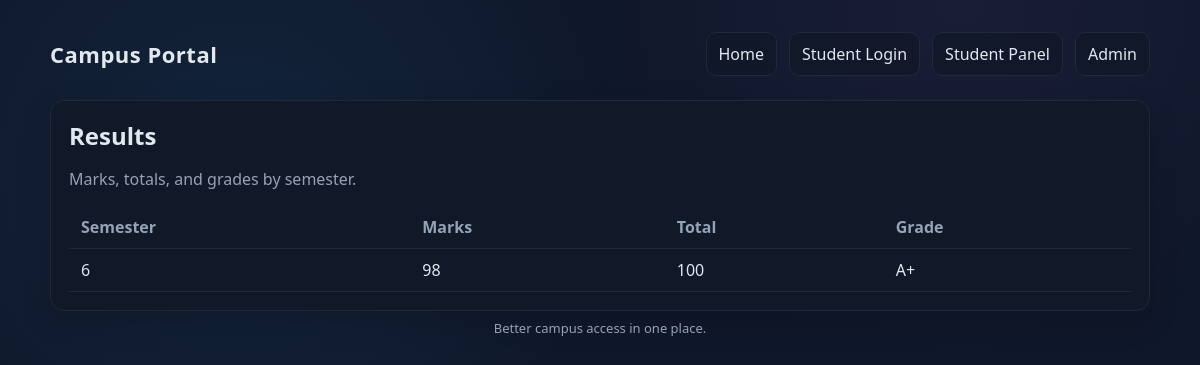
The app's page /student/results/ (signed in) with its own data.
### myapp/models.py (models this page shows)
class Result(models.Model):
    semester = models.IntegerField()
    marks = models.IntegerField()
    total_marks = models.IntegerField()
    student = models.ForeignKey(Student, on_delete=models.CASCADE)
    def percentage(self):
        return (self.marks / self.total_marks) * 100
    def grade(self):
        p = self.percentage()
        if p >= 90: return "A+"
        if p >= 80: return "A"
        if p >= 70: return "B"
        if p >= 60: return "C"
        return "D"

### myapp/views.py (the view)
# urls.py: path('student/results/',student_result,name='student_result'),
def student_result(request):
    if 'student_id' not in request.session:
        return redirect('student_login')
    student = Student.objects.get(id=request.session['student_id'])
    results = Result.objects.filter(student=student)
    return render(request, 'student_result.html', {'results': results})

### myapp/templates/student_result.html
{% extends "base.html" %}
{% block content %}
<div class="card">
    <h2>Results</h2>
    <p class="muted">Marks, totals, and grades by semester.</p>
    {% if results %}
        <table class="table">
            <thead>
                <tr>
                    <th>Semester</th>
                    <th>Marks</th>
                    <th>Total</th>
                    <th>Grade</th>
                </tr>
            </thead>
            <tbody>
                {% for r in results %}
                <tr>
                    <td>{{ r.semester }}</td>
                    <td>{{ r.marks }}</td>
                    <td>{{ r.total_marks }}</td>
                    <td>{{ r.grade }}</td>
                </tr>
                {% endfor %}
            </tbody>
        </table>
    {% else %}
        <p class="muted">No results available.</p>
    {% endif %}
</div>
{% endblock %}

### myapp/templates/base.html (style rules this page uses)
:root { --bg: #0f172a; --panel: #0b1021; --card: #111827; --accent: #38bdf8; --accent-2: #c084fc; --muted: #94a3b8; --text: #e2e8f0; --border: #1f2937; --danger: #f87171; --success: #34d399; }
* { box-sizing: border-box; }
body { margin: 0; font-family: "Segoe UI", Tahoma, sans-serif; background: radial-gradient(circle at 20% 20%, rgba(56,189,248,0.08), transparent 35%), radial-gradient(circle at 80% 0%, rgba(192,132,252,0.06), transparent 30%), var(--bg); color: var(--text); min-height: 100vh; padding: 32px 16px 48px; display: flex; justify-content: center; }
.card { background: var(--card); border: 1px solid var(--border); border-radius: 14px; padding: 18px; box-shadow: 0 10px 30px rgba(0,0,0,0.15); }
.card h1, .card h2, .card h3 { margin: 0 0 6px; }
.muted { color: var(--muted); }
.table { width: 100%; border-collapse: collapse; }
.table th, .table td { padding: 10px 12px; border-bottom: 1px solid var(--border); text-align: left; }
.table th { color: var(--muted); font-weight: 600; }

### records on screen
Result: semester "6", marks "98", total_marks "100", grade "A+"
